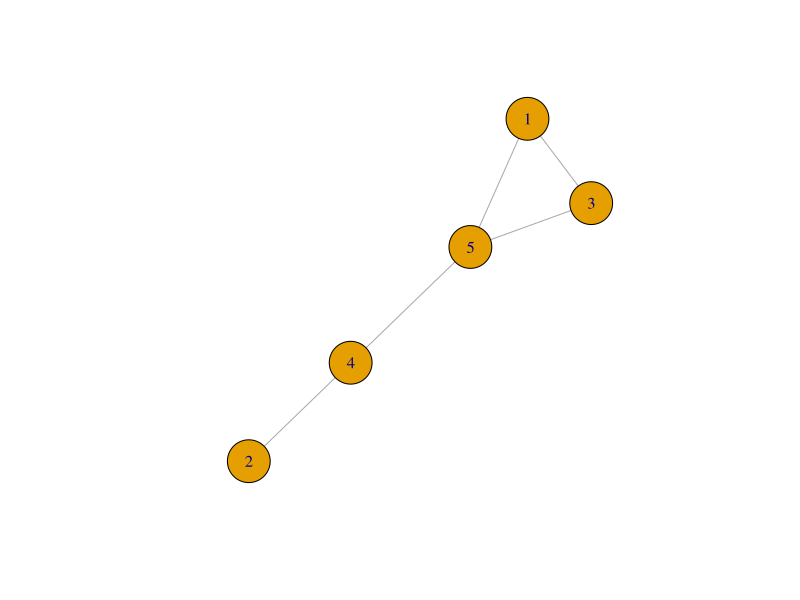

Generate this figure with R:
## ---- chunk 1
knitr::opts_chunk$set(echo = FALSE)
library(igraph)
library(dplyr)
set.seed(420)
## ---- chunk 2
erdos.renyi.game(5, 0.5) %>% 
  plot(vertex.size = 25)
